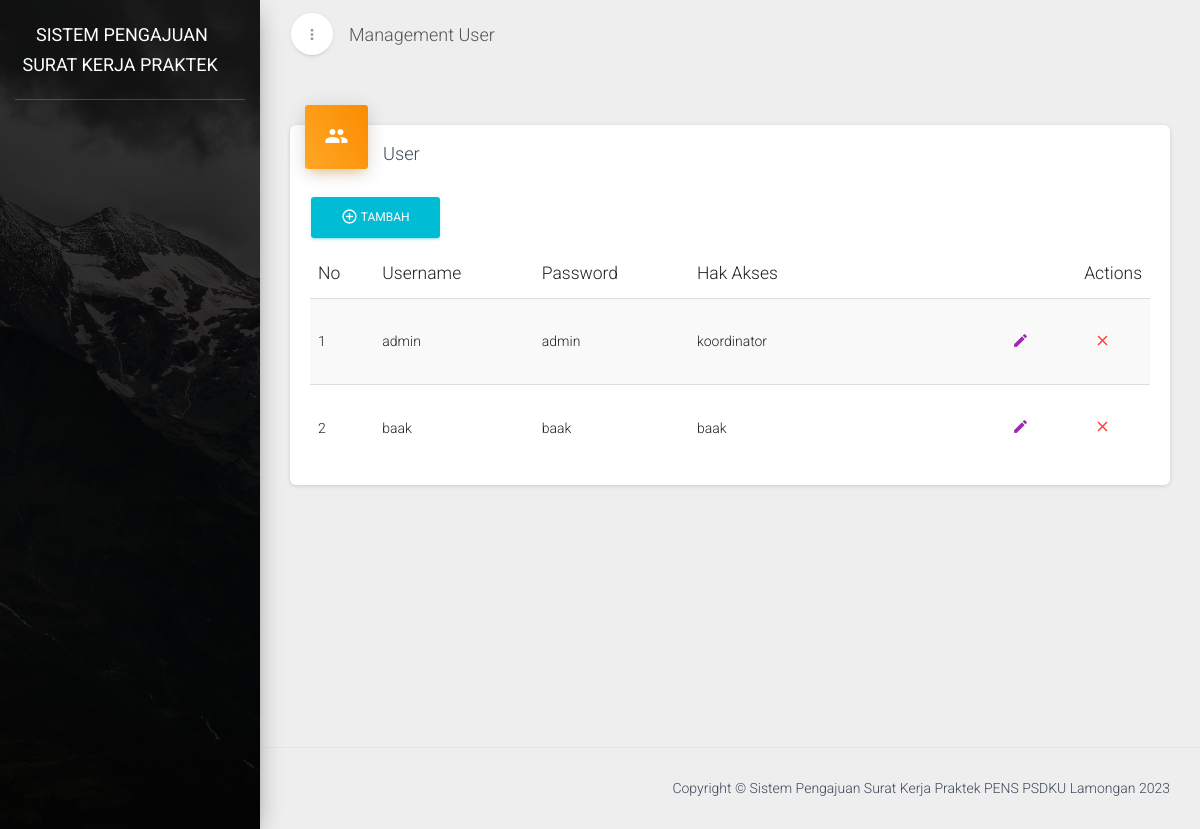
The app's page /index.php/user with its own data.
### tables this page shows
CREATE TABLE `user` (
  `id_user` int(11) NOT NULL,
  `username` varchar(100) NOT NULL,
  `password` varchar(100) NOT NULL,
  `level` varchar(20) NOT NULL
);

### application/controllers/User.php (called while the page is built, shortened)
<?php
class User extends CI_Controller
{
    public function __construct()
    {
        $this->load->model('dashboard_model', 'dashboard');
    }
    public function index()
    {
        $judul = [
            'title' => 'Management User',
            'sub_title' => '',
            'notifikasiBaak' => $this->dashboard->total_rows_baak(),
            'notifikasiKoor' => $this->dashboard->total_rows_koor(),
            'notifikasiSurat' => $this->dashboard->total_rows_surat()
        ];
        $data['data'] = $this->db->get('user')->result_array();
        $this->load->view('templates/header', $judul);
        $this->load->view('user/index', $data);
        $this->load->view('templates/footer');
    }
}

### index.php (called while the page is built, shortened)
<?php
require_once BASEPATH.'core/CodeIgniter.php';

### application/views/user/index.php (the view, shortened to what this page needs)
<div class="content">
    <div class="container-fluid">
        <div class="row">
            <div class="col-md-12">
                <div class="card">
                    <div class="card-header card-header-icon" data-background-color="orange">
                        <i class="material-icons">people</i>
                    </div>
                    <div class="card-content">
                        <h4 class="card-title">User</h4>
                        <div class="toolbar">
                            <a href="<?= base_url() ?>user/tambah">
                                <button class="btn btn-info">
                                    <span class="btn-label">
                                        <i class="material-icons">add_circle_outline</i>
                                    </span>
                                    Tambah
                                </button>
                            </a>
                        </div>
                        <div class="material-datatables">
                            <table id="datatables" class="table table-striped table-no-bordered table-hover" cellspacing="0" width="100%" style="width:100%">
                                <thead>
                                    <tr>
                                        <th>No</th>
                                        <th>Username</th>
                                        <th>Password</th>
                                        <th>Hak Akses</th>
                                        <th class="disabled-sorting text-right">Actions</th>
                                    </tr>
                                </thead>
                                <tbody>
                                    <?php $no = 1; ?>
                                    <?php foreach ($data as $key) : ?>
                                        <tr>
                                            <td><?= $no; ?></td>
                                            <td><?= $key['username']; ?></td>
                                            <td><?= $key['password']; ?></td>
                                            <td><?= $key['level']; ?></td>
                                            <td class="text-right">
                                                <a href="<?= base_url() ?>user/edit/<?= $key['id_user']; ?>" class="btn btn-simple btn-primary btn-icon"><i class="material-icons">edit</i></a>
                                                <button class="btn btn-simple btn-danger btn-icon" data-toggle="modal" data-target="#hapusUser<?= $key['id_user']; ?>"><i class="material-icons">close</i></button>
                                            </td>
                                        </tr>
                                        <?php $no++; ?>
                                    <?php endforeach; ?>
                                </tbody>
                            </table>
                        </div>
                    </div>
                </div>
            </div>
        </div>
    </div>
</div>

### records on screen
user: username "admin", password "admin", level "koordinator"
user: username "baak", password "baak", level "baak"

### other values on screen
$title "Management User"
